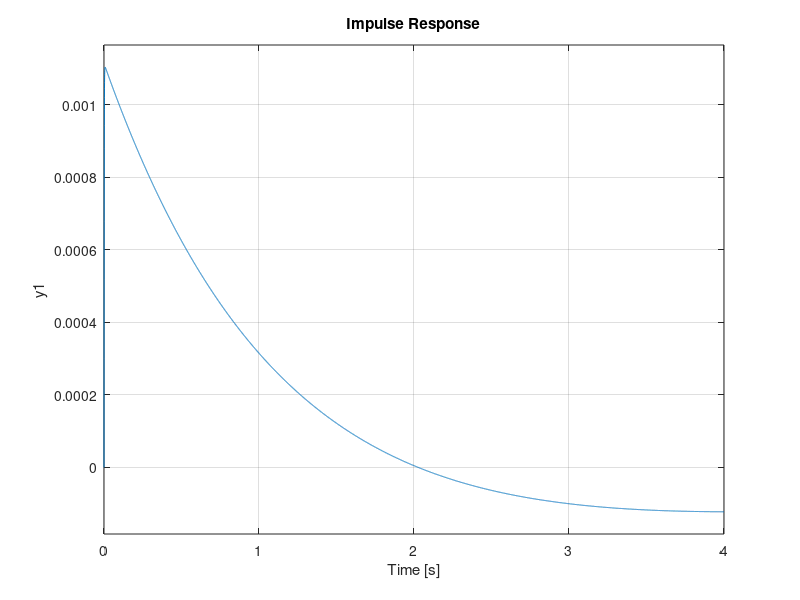

Write the MATLAB code that produced this figure.
M=1;
m=1;
l=1;
B_l=0.3;
B_r=0;
g=10;
num=[(1/(M*l)) 0];
den=[1 ((B_l)/M) ((M+m)*(-g))/M*l ((B_l*(-g))/M*l)];

T=tf(num,den);
M2=pid(1000,200,900);
M=feedback(T,M2);
rlocus(M)
damp(M)
impulse(M)